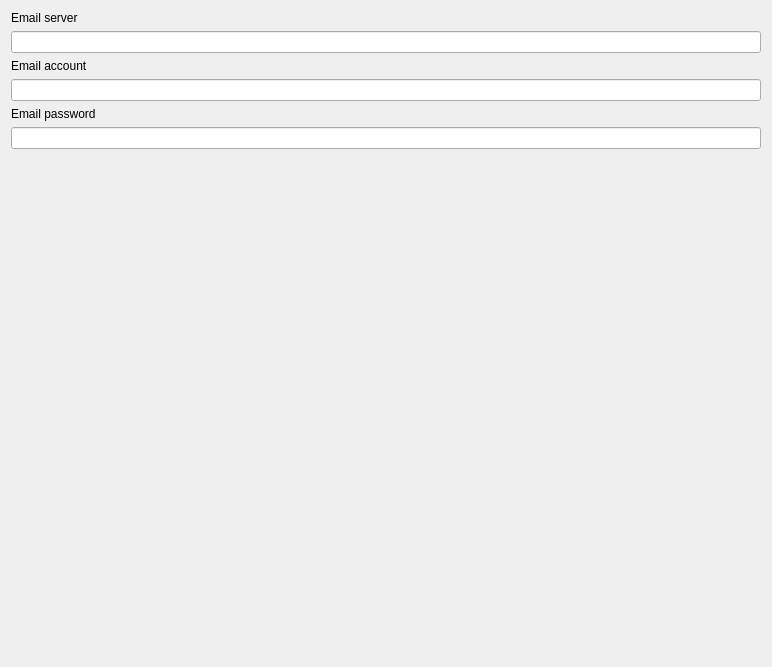
            <widget class="QWidget" name="scrollAreaWidgetContents_5">
             <property name="geometry">
              <rect>
               <x>0</x>
               <y>0</y>
               <width>772</width>
               <height>667</height>
              </rect>
             </property>
             <layout class="QGridLayout" name="gridLayout_10">
              <item row="2" column="0">
               <layout class="QVBoxLayout" name="verticalLayout_30">
                <item>
                 <widget class="QLabel" name="label_58">
                  <property name="text">
                   <string>Email password</string>
                  </property>
                 </widget>
                </item>
                <item>
                 <widget class="QLineEdit" name="emailpasswLine"/>
                </item>
               </layout>
              </item>
              <item row="1" column="0">
               <layout class="QVBoxLayout" name="verticalLayout_29">
                <item>
                 <widget class="QLabel" name="label_55">
                  <property name="text">
                   <string>Email account</string>
                  </property>
                 </widget>
                </item>
                <item>
                 <widget class="QLineEdit" name="emailAccountLine"/>
                </item>
               </layout>
              </item>
              <item row="0" column="0">
               <layout class="QVBoxLayout" name="verticalLayout_28">
                <item>
                 <widget class="QLabel" name="emailServerLabel">
                  <property name="text">
                   <string>Email server</string>
                  </property>
                 </widget>
                </item>
                <item>
                 <widget class="QLineEdit" name="emailServerLine"/>
                </item>
               </layout>
              </item>
              <item row="3" column="0">
               <spacer name="verticalSpacer_6">
                <property name="orientation">
                 <enum>Qt::Vertical</enum>
                </property>
                <property name="sizeHint" stdset="0">
                 <size>
                  <width>20</width>
                  <height>40</height>
                 </size>
                </property>
               </spacer>
              </item>
             </layout>
            </widget>
